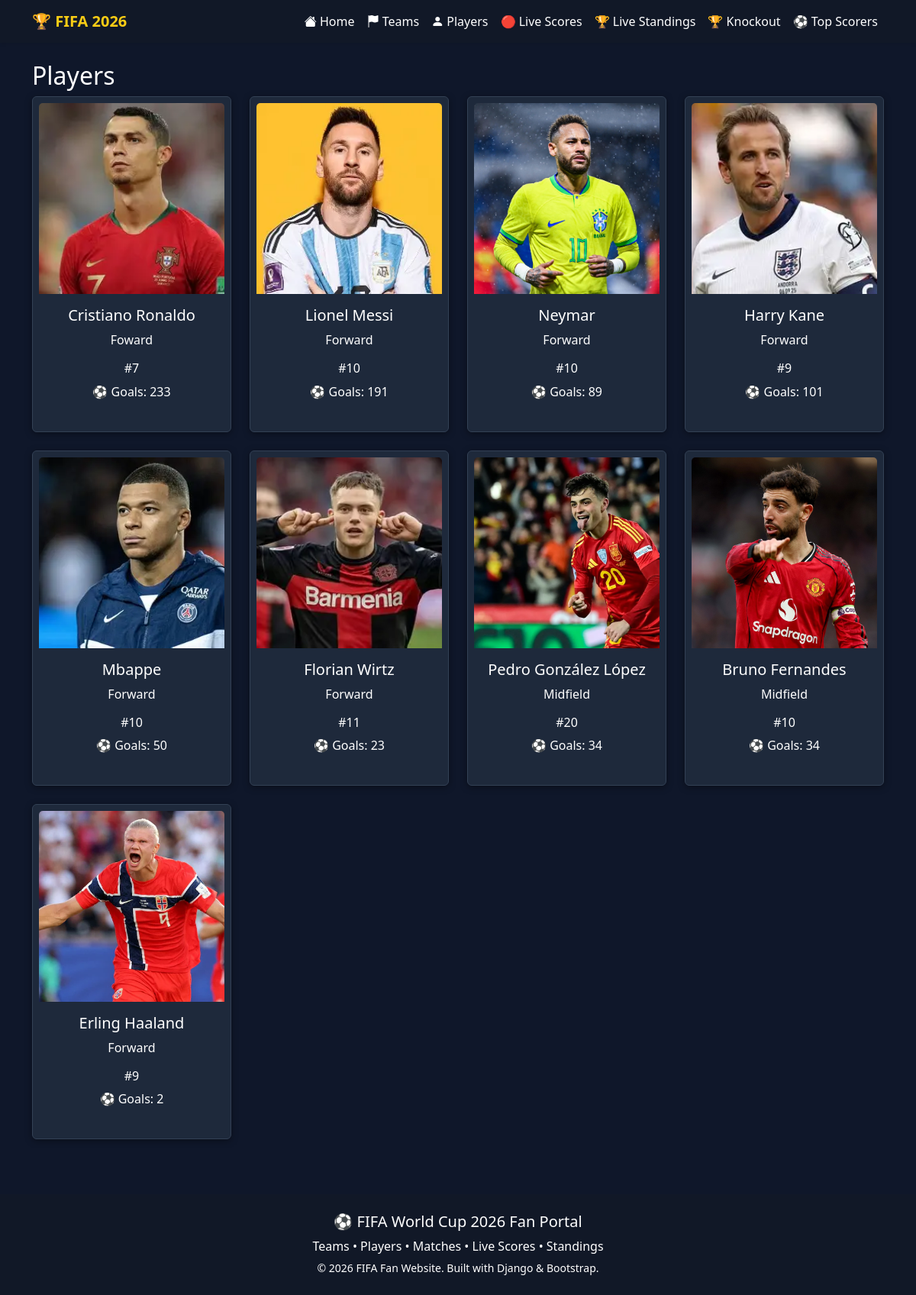
Screenshot of /players/ with the database file from the repository.
### worldcup/models.py (models this page shows, shortened)
class Player(models.Model):
    team = models.ForeignKey(Team, on_delete=models.CASCADE)
    name = models.CharField(max_length=100)
    position = models.CharField(max_length=50)
    jersey_number = models.IntegerField()
    goals = models.IntegerField(default=0)
    photo = models.ImageField(upload_to='players/')

### worldcup/views.py (the view)
# urls.py: path('players/', views.players, name='players'),
def players(request):
    players = Player.objects.all()
    return render(request, 'worldcup/players.html', {'players': players})

### worldcup/templates/worldcup/players.html
{% extends 'worldcup/base.html' %}
{% block content %}
<h2 class="section-title">Players</h2>
<div class="row">
{% for player in players %}
<div class="col-md-3 mb-4">
    <div class="card text-center p-2">
        <img src="{{ player.photo.url }}"
             class="card-img-top"
             style="height:250px; object-fit:cover;">
        <div class="card-body">
            <h5>{{ player.name }}</h5>
            <p>{{ player.position }}</p>
            <h6>#{% if player.jersey_number %}{{ player.jersey_number }}{% endif %}</h6>
            <p>⚽ Goals: {{ player.goals }}</p>
        </div>
    </div>
</div>
{% endfor %}
</div>
{% endblock %}

### static/css/style.css (style rules this page uses)
body { background-color: #0f172a !important; color: white !important; }
.card { background-color: #1e293b !important; color: white !important; border: 1px solid #334155; box-shadow: 0 2px 10px rgba(0,0,0,0.4); }
.card img { object-fit: cover; }

### rows the page displays
Player: photo (picture), name "Cristiano Ronaldo", position "Foward", jersey_number "7", goals "233"
Player: photo (picture), name "Lionel Messi", position "Forward", jersey_number "10", goals "191"
Player: photo (picture), name "Neymar", position "Forward", jersey_number "10", goals "89"
Player: photo (picture), name "Harry Kane", position "Forward", jersey_number "9", goals "101"
Player: photo (picture), name "Mbappe", position "Forward", jersey_number "10", goals "50"
Player: photo (picture), name "Florian Wirtz", position "Forward", jersey_number "11", goals "23"
Player: photo (picture), name "Pedro González López", position "Midfield", jersey_number "20", goals "34"
Player: photo (picture), name "Bruno Fernandes", position "Midfield", jersey_number "10", goals "34"
Player: photo (picture), name "Erling Haaland", position "Forward", jersey_number "9", goals "2"
